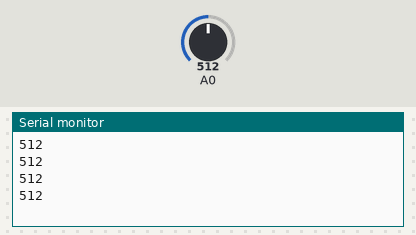
Bench run of a sketch on a simulated Arduino Uno, built with avr-gcc and run on an emulated ATmega328P. On the bench: the last lines printed to the serial monitor. The test bench sets the inputs (shaded band); at power-on: A0 = 512.

Above: at 1.2 s.
1.3 s: A0 set to 490
At 1.71 s:
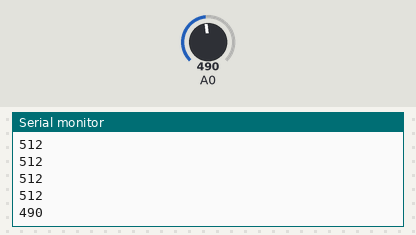
2.8 s: A0 set to 510
At 2.91 s:
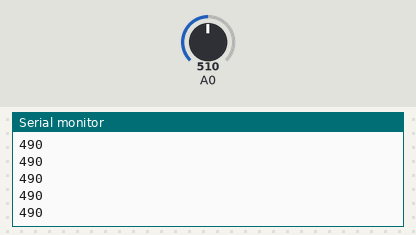
Timing chart, 0 to 5.8 s (numbered marks = the images above; inputs shaded):
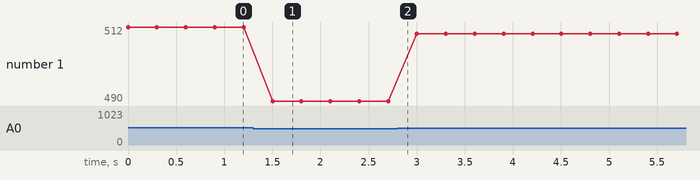

The sketch:

kitchenMonitor.ino
```cpp
// int sensor1 = A0;
int trigger = 7;

int val = 0;

void setup() {
  // pinMode(sensor1, INPUT);
  pinMode(trigger, OUTPUT);
  Serial.begin(9600);
}

void loop() {
  val = analogRead(0);
  Serial.println(val);
  delay(300);

  if(val > 500){
    digitalWrite(trigger, HIGH);
  }
  else{
    digitalWrite(trigger, LOW);
  }

}
```

Measured:
- after the input at 1.3 s, the serial monitor: prints a new line after 0.20 s (image 1)
- plotted number 1: 512 → 490 after the input at 1.3 s, 490 → 510 after the input at 2.8 s
